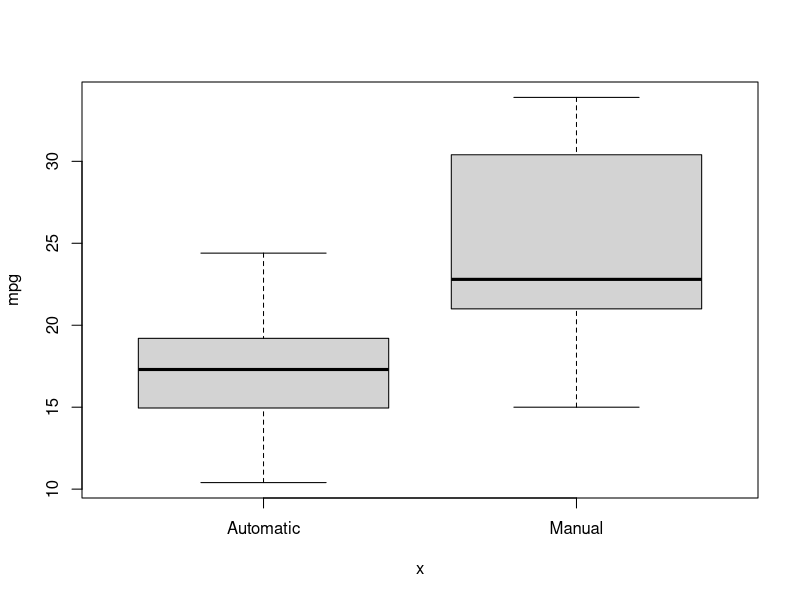

Recreate this plot in R. (Note: this script raises an error after producing the figure.)
## ---- chunk 1
data("mtcars")
df <- data.frame(mpg = mtcars$mpg, trans = mtcars$am)
df$trans <- factor(df$trans, labels = c("Automatic", "Manual"))

## ---- chunk 2
plot(df$trans, df$mpg, ylab = "mpg")
## ---- chunk 3
p <- ggplot(df, aes(x = mpg, fill = trans))
p + geom_bar(binwidth = 2)
